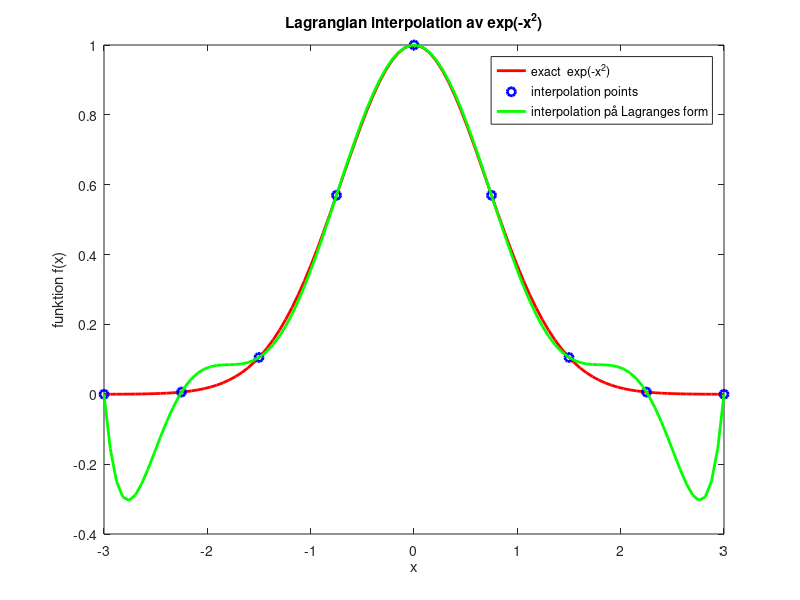
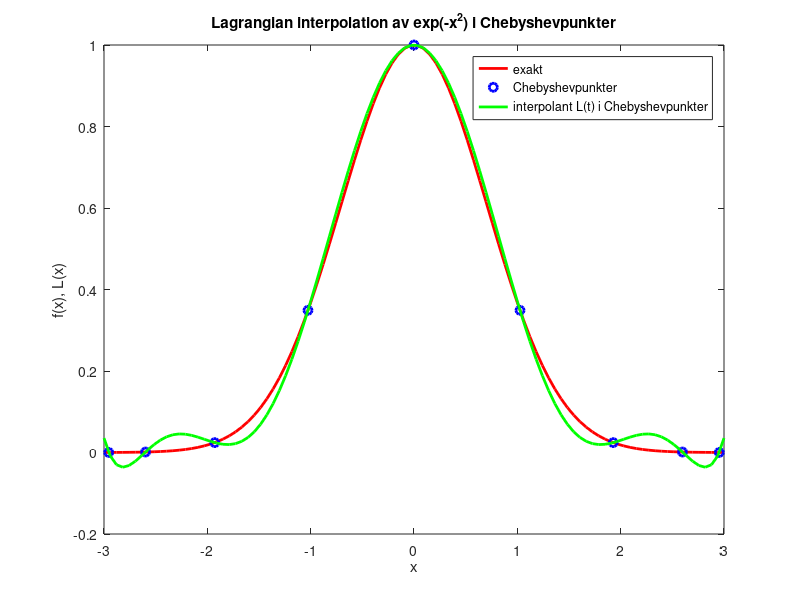
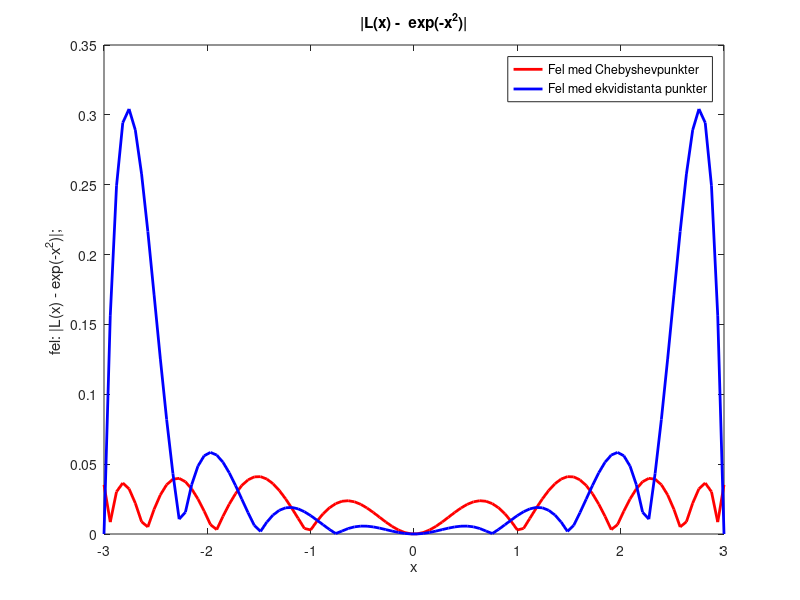
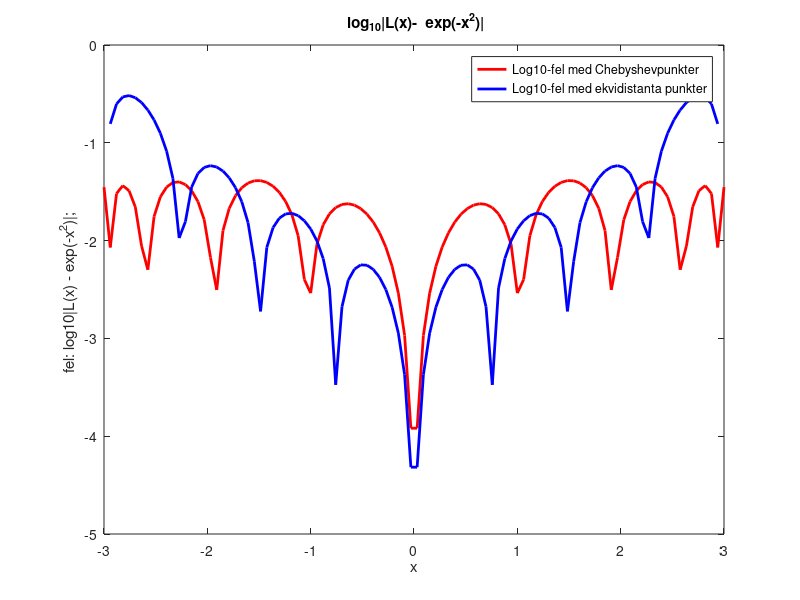

These charts were generated, in order, by the following MATLAB code:
close all;
clear

fun = @(x)exp(-x^2);

% definition av interpolation intervalet [n,p]

n= -3.0;
p= 3.0

fun_exact = 0;
fun_val = 0;

% vi vill interpolera i 9 punkter
N = 9;
 x = linspace(n, p, N);

%x(2) = -2.75;
%x(8) = 2.75;

%x(2) = -2.6;
%x(3) = -1.9;
%x(7) = 1.9;
%x(8) = 2.6;


x_exact = linspace(n, p);

% beräknar y_k = func_val(x(i)) för interpolation
for i = 1:N
	  func_val(i) =fun(x(i));
l(i) = 1;
l_nom(i) = 1;
l_denom(i)=1;
end



for i = 1:size(x_exact,2)
	  func_exact(i) =fun(x_exact(i));

Lagrange_pol_nom1(i) =    (x_exact(i) -x(2))*(x_exact(i)-x(3))*(x_exact(i)-x(4))*(x_exact(i)-x(5))*(x_exact(i)-x(6))*(x_exact(i)-x(7))*(x_exact(i)-x(8))*(x_exact(i)-x(9));

Lagrange_pol_denom1(i) = (x(1)- x(2))*(x(1)-x(3))*(x(1)-x(4))*(x(1)-x(5))*(x(1)-x(6))*(x(1)-x(7))*(x(1)-x(8))*(x(1)-x(9));

Lagrange_pol1(i) = fun(x(1))*(Lagrange_pol_nom1(i)/Lagrange_pol_denom1(i));


Lagrange_pol_nom2(i) =    (x_exact(i) -x(1))*(x_exact(i)-x(3))*(x_exact(i)-x(4))*(x_exact(i)-x(5))*(x_exact(i)-x(6))*(x_exact(i)-x(7))*(x_exact(i)-x(8))*(x_exact(i)-x(9));

Lagrange_pol_denom2(i) =  (x(2)- x(1))*(x(2)-x(3))*(x(2)-x(4))*(x(2)-x(5))*(x(2)-x(6))*(x(2)-x(7))*(x(2)-x(8))*(x(2)-x(9));

Lagrange_pol2(i) = fun(x(2))*(Lagrange_pol_nom2(i)/Lagrange_pol_denom2(i));



Lagrange_pol_nom3(i) =  (x_exact(i) -x(1))*(x_exact(i)-x(2))*(x_exact(i)-x(4))*(x_exact(i)-x(5))*(x_exact(i)-x(6))*(x_exact(i)-x(7))*(x_exact(i)-x(8))*(x_exact(i)-x(9));

Lagrange_pol_denom3(i) = (x(3)- x(1))*(x(3)-x(2))*(x(3)-x(4))*(x(3)-x(5))*(x(3)-x(6))*(x(3)-x(7))*(x(3)-x(8))*(x(3)-x(9));

Lagrange_pol3(i) = fun(x(3))*(Lagrange_pol_nom3(i)/Lagrange_pol_denom3(i));


Lagrange_pol_nom4(i) =  (x_exact(i) -x(1))*(x_exact(i)-x(2))*(x_exact(i)-x(3))*(x_exact(i)-x(5))*(x_exact(i)-x(6))*(x_exact(i)-x(7))*(x_exact(i)-x(8))*(x_exact(i)-x(9));

Lagrange_pol_denom4(i) = (x(4)- x(1))*(x(4)-x(2))*(x(4)-x(3))*(x(4)-x(5))*(x(4)-x(6))*(x(4)-x(7))*(x(4)-x(8))*(x(4)-x(9));

Lagrange_pol4(i) = fun(x(4))*(Lagrange_pol_nom4(i)/Lagrange_pol_denom4(i));



Lagrange_pol_nom5(i) =  (x_exact(i) -x(1))*(x_exact(i)-x(2))*(x_exact(i)-x(3))*(x_exact(i)-x(4))*(x_exact(i)-x(6))*(x_exact(i)-x(7))*(x_exact(i)-x(8))*(x_exact(i)-x(9));

Lagrange_pol_denom5(i) = (x(5)- x(1))*(x(5)-x(2))*(x(5)-x(3))*(x(5)-x(4))*(x(5)-x(6))*(x(5)-x(7))*(x(5)-x(8))*(x(5)-x(9));

Lagrange_pol5(i) = fun(x(5))*(Lagrange_pol_nom5(i)/Lagrange_pol_denom5(i));



Lagrange_pol_nom6(i) =  (x_exact(i) -x(1))*(x_exact(i)-x(2))*(x_exact(i)-x(3))*(x_exact(i)-x(4))*(x_exact(i)-x(5))*(x_exact(i)-x(7))*(x_exact(i)-x(8))*(x_exact(i)-x(9));

Lagrange_pol_denom6(i) = (x(6)- x(1))*(x(6)-x(2))*(x(6)-x(3))*(x(6)-x(4))*(x(6)-x(5))*(x(6)-x(7))*(x(6)-x(8))*(x(6)-x(9));

Lagrange_pol6(i) = fun(x(6))*(Lagrange_pol_nom6(i)/Lagrange_pol_denom6(i));


Lagrange_pol_nom7(i) =  (x_exact(i) -x(1))*(x_exact(i)-x(2))*(x_exact(i)-x(3))*(x_exact(i)-x(4))*(x_exact(i)-x(5))*(x_exact(i)-x(6))*(x_exact(i)-x(8))*(x_exact(i)-x(9));
Lagrange_pol_denom7(i) = (x(7)- x(1))*(x(7)-x(2))*(x(7)-x(3))*(x(7)-x(4))*(x(7)-x(5))*(x(7)-x(6))*(x(7)-x(8))*(x(7)-x(9));
Lagrange_pol7(i) = fun(x(7))*(Lagrange_pol_nom7(i)/Lagrange_pol_denom7(i));


Lagrange_pol_nom8(i) =  (x_exact(i) -x(1))*(x_exact(i)-x(2))*(x_exact(i)-x(3))*(x_exact(i)-x(4))*(x_exact(i)-x(5))*(x_exact(i)-x(6))*(x_exact(i)-x(7))*(x_exact(i)-x(9));

Lagrange_pol_denom8(i) = (x(8)- x(1))*(x(8)-x(2))*(x(8)-x(3))*(x(8)-x(4))*(x(8)-x(5))*(x(8)-x(6))*(x(8)-x(7))*(x(8)-x(9));

Lagrange_pol8(i) = fun(x(8))*(Lagrange_pol_nom8(i)/Lagrange_pol_denom8(i));


Lagrange_pol_nom9(i) =  (x_exact(i) -x(1))*(x_exact(i)-x(2))*(x_exact(i)-x(3))*(x_exact(i)-x(4))*(x_exact(i)-x(5))*(x_exact(i)-x(6))*(x_exact(i)-x(7))*(x_exact(i)-x(8));

Lagrange_pol_denom9(i) = (x(9)- x(1))*(x(9)-x(2))*(x(9)-x(3))*(x(9)-x(4))*(x(9)-x(5))*(x(9)-x(6))*(x(9)-x(7))*(x(9)-x(8));

Lagrange_pol9(i) = fun(x(9))*(Lagrange_pol_nom9(i)/Lagrange_pol_denom9(i));

Lagrange_pol(i) = Lagrange_pol1(i)+Lagrange_pol2(i)+Lagrange_pol3(i)+Lagrange_pol4(i)+Lagrange_pol5(i)+Lagrange_pol6(i)+Lagrange_pol7(i)+Lagrange_pol8(i)+Lagrange_pol9(i);


fellog(i) = log10(abs(Lagrange_pol(i) - func_exact(i)));
fel(i) = abs(Lagrange_pol(i) - func_exact(i));
end


	
figure

plot(x_exact,func_exact, ' r-',  'LineWidth',2)
 hold on
  
plot(x,  func_val,'o b',  'LineWidth',2)


plot(x_exact,Lagrange_pol, ' g -',  'LineWidth',2)


  
  xlabel('x')
  ylabel('funktion f(x)')
%  legend('exact','linear interpolation','interpolation på Lagranges form');
 legend('exact  exp(-x^2)','interpolation points','interpolation på Lagranges form');
 % title(['x(1)=',num2str(x(1)),', x(2)= ',num2str(x(2))])
 title('Lagrangian interpolation av exp(-x^2)')




%****************** interpolation i Chebyshevpunkterna

for k = 1:N	  
	  % cheb(k) = ((p-n)/2.0)*(-1.0 + (k-1)*(2.0/(N-1))) + (n+p)/2;
cheb(k)  = -((p-n)/2.0)*cos(((2.0*k-1)*pi)/(2.0*N))+ (n+p)/2.0;

				 x(k) = cheb(k);
                                 func_cheb(k) = fun(x(k));
				 end
				 

for i = 1:size(x_exact,2)
	  func_exact(i) =fun(x_exact(i));



Lagrange_pol_nom1(i) =    (x_exact(i) -x(2))*(x_exact(i)-x(3))*(x_exact(i)-x(4))*(x_exact(i)-x(5))*(x_exact(i)-x(6))*(x_exact(i)-x(7))*(x_exact(i)-x(8))*(x_exact(i)-x(9));

Lagrange_pol_denom1(i) = (x(1)- x(2))*(x(1)-x(3))*(x(1)-x(4))*(x(1)-x(5))*(x(1)-x(6))*(x(1)-x(7))*(x(1)-x(8))*(x(1)-x(9));

Lagrange_pol1(i) = fun(x(1))*(Lagrange_pol_nom1(i)/Lagrange_pol_denom1(i));


Lagrange_pol_nom2(i) =    (x_exact(i) -x(1))*(x_exact(i)-x(3))*(x_exact(i)-x(4))*(x_exact(i)-x(5))*(x_exact(i)-x(6))*(x_exact(i)-x(7))*(x_exact(i)-x(8))*(x_exact(i)-x(9));

Lagrange_pol_denom2(i) =  (x(2)- x(1))*(x(2)-x(3))*(x(2)-x(4))*(x(2)-x(5))*(x(2)-x(6))*(x(2)-x(7))*(x(2)-x(8))*(x(2)-x(9));

Lagrange_pol2(i) = fun(x(2))*(Lagrange_pol_nom2(i)/Lagrange_pol_denom2(i));



Lagrange_pol_nom3(i) =  (x_exact(i) -x(1))*(x_exact(i)-x(2))*(x_exact(i)-x(4))*(x_exact(i)-x(5))*(x_exact(i)-x(6))*(x_exact(i)-x(7))*(x_exact(i)-x(8))*(x_exact(i)-x(9));

Lagrange_pol_denom3(i) = (x(3)- x(1))*(x(3)-x(2))*(x(3)-x(4))*(x(3)-x(5))*(x(3)-x(6))*(x(3)-x(7))*(x(3)-x(8))*(x(3)-x(9));

Lagrange_pol3(i) = fun(x(3))*(Lagrange_pol_nom3(i)/Lagrange_pol_denom3(i));


Lagrange_pol_nom4(i) =  (x_exact(i) -x(1))*(x_exact(i)-x(2))*(x_exact(i)-x(3))*(x_exact(i)-x(5))*(x_exact(i)-x(6))*(x_exact(i)-x(7))*(x_exact(i)-x(8))*(x_exact(i)-x(9));

Lagrange_pol_denom4(i) = (x(4)- x(1))*(x(4)-x(2))*(x(4)-x(3))*(x(4)-x(5))*(x(4)-x(6))*(x(4)-x(7))*(x(4)-x(8))*(x(4)-x(9));

Lagrange_pol4(i) = fun(x(4))*(Lagrange_pol_nom4(i)/Lagrange_pol_denom4(i));



Lagrange_pol_nom5(i) =  (x_exact(i) -x(1))*(x_exact(i)-x(2))*(x_exact(i)-x(3))*(x_exact(i)-x(4))*(x_exact(i)-x(6))*(x_exact(i)-x(7))*(x_exact(i)-x(8))*(x_exact(i)-x(9));

Lagrange_pol_denom5(i) = (x(5)- x(1))*(x(5)-x(2))*(x(5)-x(3))*(x(5)-x(4))*(x(5)-x(6))*(x(5)-x(7))*(x(5)-x(8))*(x(5)-x(9));

Lagrange_pol5(i) = fun(x(5))*(Lagrange_pol_nom5(i)/Lagrange_pol_denom5(i));



Lagrange_pol_nom6(i) =  (x_exact(i) -x(1))*(x_exact(i)-x(2))*(x_exact(i)-x(3))*(x_exact(i)-x(4))*(x_exact(i)-x(5))*(x_exact(i)-x(7))*(x_exact(i)-x(8))*(x_exact(i)-x(9));

Lagrange_pol_denom6(i) = (x(6)- x(1))*(x(6)-x(2))*(x(6)-x(3))*(x(6)-x(4))*(x(6)-x(5))*(x(6)-x(7))*(x(6)-x(8))*(x(6)-x(9));

Lagrange_pol6(i) = fun(x(6))*(Lagrange_pol_nom6(i)/Lagrange_pol_denom6(i));


Lagrange_pol_nom7(i) =  (x_exact(i) -x(1))*(x_exact(i)-x(2))*(x_exact(i)-x(3))*(x_exact(i)-x(4))*(x_exact(i)-x(5))*(x_exact(i)-x(6))*(x_exact(i)-x(8))*(x_exact(i)-x(9));
Lagrange_pol_denom7(i) = (x(7)- x(1))*(x(7)-x(2))*(x(7)-x(3))*(x(7)-x(4))*(x(7)-x(5))*(x(7)-x(6))*(x(7)-x(8))*(x(7)-x(9));
Lagrange_pol7(i) = fun(x(7))*(Lagrange_pol_nom7(i)/Lagrange_pol_denom7(i));


Lagrange_pol_nom8(i) =  (x_exact(i) -x(1))*(x_exact(i)-x(2))*(x_exact(i)-x(3))*(x_exact(i)-x(4))*(x_exact(i)-x(5))*(x_exact(i)-x(6))*(x_exact(i)-x(7))*(x_exact(i)-x(9));

Lagrange_pol_denom8(i) = (x(8)- x(1))*(x(8)-x(2))*(x(8)-x(3))*(x(8)-x(4))*(x(8)-x(5))*(x(8)-x(6))*(x(8)-x(7))*(x(8)-x(9));

Lagrange_pol8(i) = fun(x(8))*(Lagrange_pol_nom8(i)/Lagrange_pol_denom8(i));


Lagrange_pol_nom9(i) =  (x_exact(i) -x(1))*(x_exact(i)-x(2))*(x_exact(i)-x(3))*(x_exact(i)-x(4))*(x_exact(i)-x(5))*(x_exact(i)-x(6))*(x_exact(i)-x(7))*(x_exact(i)-x(8));

Lagrange_pol_denom9(i) = (x(9)- x(1))*(x(9)-x(2))*(x(9)-x(3))*(x(9)-x(4))*(x(9)-x(5))*(x(9)-x(6))*(x(9)-x(7))*(x(9)-x(8));

Lagrange_pol9(i) = fun(x(9))*(Lagrange_pol_nom9(i)/Lagrange_pol_denom9(i));

Lagrange_pol(i) = Lagrange_pol1(i)+Lagrange_pol2(i)+Lagrange_pol3(i)+Lagrange_pol4(i)+Lagrange_pol5(i)+Lagrange_pol6(i)+Lagrange_pol7(i)+Lagrange_pol8(i)+Lagrange_pol9(i);


fellog_cheb(i) = log10(abs(Lagrange_pol(i) - func_exact(i)));
fel_cheb(i) = abs(Lagrange_pol(i) - func_exact(i));
end


figure

plot(x_exact,func_exact, ' r-',  'LineWidth',2)
 hold on
  
plot(x,  func_cheb,'o b ',  'LineWidth',2)


plot(x_exact,Lagrange_pol, ' g -',  'LineWidth',2)


  
  xlabel('x')
  ylabel('f(x), L(x)')
  legend('exakt','Chebyshevpunkter','interpolant L(t) i Chebyshevpunkter');

 title('Lagrangian interpolation av exp(-x^2) i Chebyshevpunkter')

	
figure

 plot(x_exact,fel_cheb, ' r -',  'LineWidth',2);


hold on

 plot(x_exact,fel, ' b -',  'LineWidth',2);
 xlabel('x')
  ylabel('fel: |L(x) - exp(-x^2)|; ')
  legend('Fel med Chebyshevpunkter','Fel med ekvidistanta punkter');

title('|L(x) -  exp(-x^2)|');
 
figure

 plot(x_exact,fellog_cheb, ' r -',  'LineWidth',2);


hold on

 plot(x_exact,fellog, ' b -',  'LineWidth',2);
 xlabel('x')
  ylabel('fel: log10|L(x) - exp(-x^2)|; ')
  legend('Log10-fel med Chebyshevpunkter','Log10-fel med ekvidistanta punkter');

 
title(' log_{10}|L(x)-  exp(-x^2)|');
